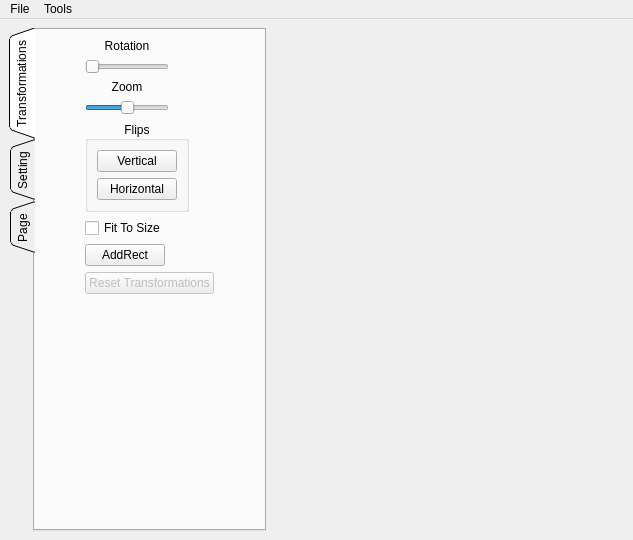
<?xml version="1.0" encoding="UTF-8"?>
<ui version="4.0">
 <class>MainWindow</class>
 <widget class="QMainWindow" name="MainWindow">
  <property name="geometry">
   <rect>
    <x>0</x>
    <y>0</y>
    <width>633</width>
    <height>540</height>
   </rect>
  </property>
  <property name="windowTitle">
   <string>MainWindow</string>
  </property>
  <widget class="QWidget" name="centralWidget">
   <layout class="QVBoxLayout" name="verticalLayout_3">
    <item>
     <layout class="QHBoxLayout" name="horizontalLayout">
      <item>
       <widget class="QTabWidget" name="tabWidget">
        <property name="sizePolicy">
         <sizepolicy hsizetype="Fixed" vsizetype="Minimum">
          <horstretch>0</horstretch>
          <verstretch>0</verstretch>
         </sizepolicy>
        </property>
        <property name="mouseTracking">
         <bool>true</bool>
        </property>
        <property name="layoutDirection">
         <enum>Qt::LeftToRight</enum>
        </property>
        <property name="tabPosition">
         <enum>QTabWidget::West</enum>
        </property>
        <property name="tabShape">
         <enum>QTabWidget::Triangular</enum>
        </property>
        <property name="currentIndex">
         <number>0</number>
        </property>
        <property name="elideMode">
         <enum>Qt::ElideNone</enum>
        </property>
        <widget class="QWidget" name="tab">
         <attribute name="title">
          <string>Transformations</string>
         </attribute>
         <layout class="QVBoxLayout" name="verticalLayout_2">
          <item>
           <layout class="QVBoxLayout" name="verticalLayout_11">
            <item>
             <layout class="QHBoxLayout" name="horizontalLayout_2">
              <item>
               <spacer name="horizontalSpacer">
                <property name="orientation">
                 <enum>Qt::Horizontal</enum>
                </property>
                <property name="sizeHint" stdset="0">
                 <size>
                  <width>40</width>
                  <height>20</height>
                 </size>
                </property>
               </spacer>
              </item>
              <item>
               <layout class="QFormLayout" name="formLayout">
                <property name="labelAlignment">
                 <set>Qt::AlignCenter</set>
                </property>
                <property name="formAlignment">
                 <set>Qt::AlignHCenter|Qt::AlignTop</set>
                </property>
                <item row="0" column="0">
                 <layout class="QVBoxLayout" name="verticalLayout_5">
                  <item>
                   <widget class="QLabel" name="label">
                    <property name="text">
                     <string>Rotation</string>
                    </property>
                    <property name="alignment">
                     <set>Qt::AlignCenter</set>
                    </property>
                   </widget>
                  </item>
                  <item>
                   <widget class="QSlider" name="horizontalSlider">
                    <property name="maximum">
                     <number>360</number>
                    </property>
                    <property name="pageStep">
                     <number>1</number>
                    </property>
                    <property name="orientation">
                     <enum>Qt::Horizontal</enum>
                    </property>
                   </widget>
                  </item>
                 </layout>
                </item>
                <item row="1" column="0">
                 <layout class="QVBoxLayout" name="verticalLayout_6">
                  <item>
                   <widget class="QLabel" name="label_2">
                    <property name="text">
                     <string>Zoom</string>
                    </property>
                    <property name="alignment">
                     <set>Qt::AlignCenter</set>
                    </property>
                   </widget>
                  </item>
                  <item>
                   <widget class="QSlider" name="horizontalSlider_2">
                    <property name="minimum">
                     <number>-100</number>
                    </property>
                    <property name="maximum">
                     <number>100</number>
                    </property>
                    <property name="singleStep">
                     <number>1</number>
                    </property>
                    <property name="pageStep">
                     <number>1</number>
                    </property>
                    <property name="orientation">
                     <enum>Qt::Horizontal</enum>
                    </property>
                   </widget>
                  </item>
                 </layout>
                </item>
                <item row="2" column="0">
                 <widget class="QGroupBox" name="groupBox">
                  <property name="title">
                   <string>Flips</string>
                  </property>
                  <property name="alignment">
                   <set>Qt::AlignCenter</set>
                  </property>
                  <layout class="QVBoxLayout" name="verticalLayout_7">
                   <item>
                    <widget class="QPushButton" name="VerticalFlipsButton">
                     <property name="text">
                      <string>Vertical</string>
                     </property>
                    </widget>
                   </item>
                   <item>
                    <widget class="QPushButton" name="HorizontalFlipsButton">
                     <property name="text">
                      <string>Horizontal</string>
                     </property>
                    </widget>
                   </item>
                  </layout>
                 </widget>
                </item>
                <item row="3" column="0">
                 <widget class="QCheckBox" name="FitToSizeCheckBox">
                  <property name="text">
                   <string>Fit To Size</string>
                  </property>
                 </widget>
                </item>
                <item row="5" column="0">
                 <widget class="QPushButton" name="pushButton">
                  <property name="enabled">
                   <bool>false</bool>
                  </property>
                  <property name="sizePolicy">
                   <sizepolicy hsizetype="Minimum" vsizetype="Fixed">
                    <horstretch>0</horstretch>
                    <verstretch>0</verstretch>
                   </sizepolicy>
                  </property>
                  <property name="text">
                   <string>Reset Transformations</string>
                  </property>
                 </widget>
                </item>
                <item row="4" column="0">
                 <widget class="QPushButton" name="pushButtonAddRect">
                  <property name="text">
                   <string>AddRect</string>
                  </property>
                 </widget>
                </item>
               </layout>
              </item>
              <item>
               <spacer name="horizontalSpacer_2">
                <property name="orientation">
                 <enum>Qt::Horizontal</enum>
                </property>
                <property name="sizeHint" stdset="0">
                 <size>
                  <width>40</width>
                  <height>20</height>
                 </size>
                </property>
               </spacer>
              </item>
             </layout>
            </item>
            <item>
             <spacer name="verticalSpacer_2">
              <property name="orientation">
               <enum>Qt::Vertical</enum>
              </property>
              <property name="sizeHint" stdset="0">
               <size>
                <width>20</width>
                <height>40</height>
               </size>
              </property>
             </spacer>
            </item>
           </layout>
          </item>
         </layout>
        </widget>
        <widget class="QWidget" name="tab_2">
         <attribute name="title">
          <string>Setting</string>
         </attribute>
        </widget>
        <widget class="QWidget" name="tab_3">
         <attribute name="title">
          <string>Page</string>
         </attribute>
        </widget>
       </widget>
      </item>
      <item>
       <widget class="QWidget" name="widget" native="true">
        <layout class="QVBoxLayout" name="verticalLayout">
         <item>
          <layout class="QVBoxLayout" name="verticalLayout_4"/>
         </item>
        </layout>
       </widget>
      </item>
     </layout>
    </item>
   </layout>
  </widget>
  <widget class="QMenuBar" name="menuBar">
   <property name="geometry">
    <rect>
     <x>0</x>
     <y>0</y>
     <width>633</width>
     <height>26</height>
    </rect>
   </property>
   <widget class="QMenu" name="menuFile">
    <property name="title">
     <string>File</string>
    </property>
    <addaction name="actionOpen"/>
    <addaction name="separator"/>
    <addaction name="actionExit"/>
   </widget>
   <widget class="QMenu" name="menuTools">
    <property name="title">
     <string>Tools</string>
    </property>
    <addaction name="actionZoom_In"/>
    <addaction name="actionZoom_Out"/>
    <addaction name="separator"/>
    <addaction name="actionRigth_Rotation"/>
    <addaction name="actionLeft_Rotation"/>
    <addaction name="separator"/>
    <addaction name="actionFlip_Vertical"/>
    <addaction name="actionFlip_Horizontal"/>
    <addaction name="separator"/>
    <addaction name="actionMove"/>
    <addaction name="actionFit_to_Size"/>
   </widget>
   <addaction name="menuFile"/>
   <addaction name="menuTools"/>
  </widget>
  <action name="actionOpen">
   <property name="text">
    <string>Open</string>
   </property>
  </action>
  <action name="actionExit">
   <property name="text">
    <string>Exit</string>
   </property>
  </action>
  <action name="actionRigth_Rotation">
   <property name="text">
    <string>Rigth Rotation</string>
   </property>
  </action>
  <action name="actionLeft_Rotation">
   <property name="text">
    <string>Left Rotation</string>
   </property>
  </action>
  <action name="actionFlip_Vertical">
   <property name="text">
    <string>Flip Vertical</string>
   </property>
  </action>
  <action name="actionFlip_Horizontal">
   <property name="text">
    <string>Flip Horizontal</string>
   </property>
  </action>
  <action name="actionZoom_In">
   <property name="text">
    <string>Zoom In</string>
   </property>
  </action>
  <action name="actionZoom_Out">
   <property name="text">
    <string>Zoom Out</string>
   </property>
  </action>
  <action name="actionMove">
   <property name="text">
    <string>Move</string>
   </property>
  </action>
  <action name="actionFit_to_Size">
   <property name="text">
    <string>Fit to Size</string>
   </property>
  </action>
 </widget>
 <resources/>
 <connections/>
</ui>
